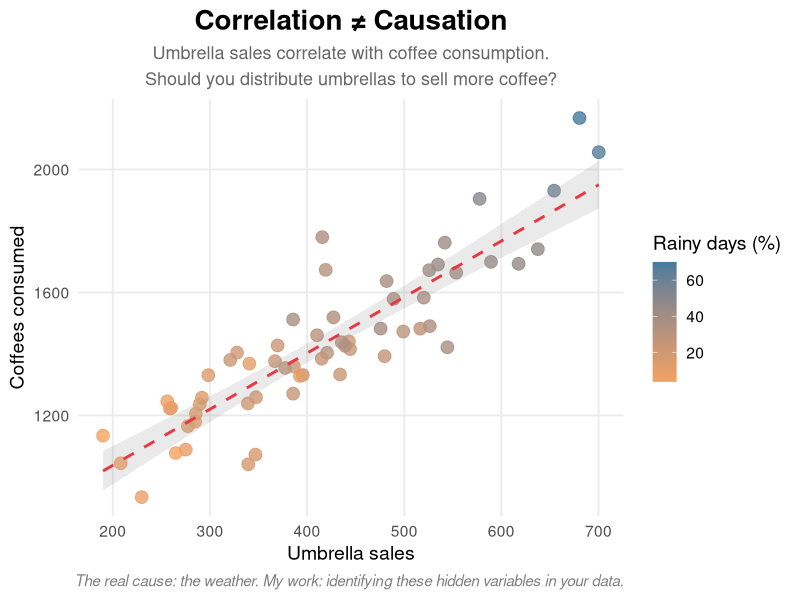

Generate this figure with R:
## ---- chunk 1
#| echo: false
#| message: false
#| warning: false
#| fig-width: 10
#| fig-height: 6
#| fig-align: center

library(ggplot2)
set.seed(69)
n <- 60
rain <- rbeta(n, 2, 5) * 100
umbrellas <- 200 + 8 * rain + rnorm(n, sd = 50)
coffees <- 1000 + 15 * rain + rnorm(n, sd = 100)
data <- data.frame(umbrellas = umbrellas, coffees = coffees, rain = rain)

ggplot(data, aes(x = umbrellas, y = coffees)) +
  geom_point(aes(color = rain), size = 4, alpha = 0.8) +
  geom_smooth(method = "lm", se = TRUE, color = "#e63946", linetype = "dashed", alpha = 0.2) +
  scale_color_gradient(low = "#f4a261", high = "#457b9d", name = "Rainy days (%)") +
  labs(
    title = "Correlation ≠ Causation",
    subtitle = "Umbrella sales correlate with coffee consumption.\nShould you distribute umbrellas to sell more coffee?",
    x = "Umbrella sales",
    y = "Coffees consumed",
    caption = "The real cause: the weather. My work: identifying these hidden variables in your data."
  ) +
  theme_minimal(base_size = 14) +
  theme(
    plot.title = element_text(face = "bold", size = 20, hjust = 0.5),
    plot.subtitle = element_text(color = "gray40", size = 13, hjust = 0.5, lineheight = 1.2),
    plot.caption = element_text(color = "gray50", face = "italic", size = 11),
    legend.position = "right",
    panel.grid.minor = element_blank()
  )
